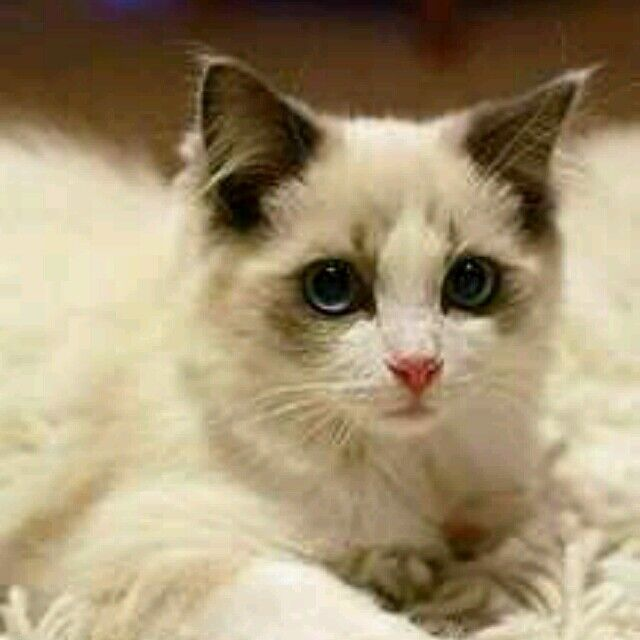
#> input picture WangZhou/0000/wz0000.jpg, 640 x 640 px
$ python insert_num_angle.py
#> lines starting #> are read from the running program, lines starting #| are printed output that depends on the picture
from PIL import Image, ImageDraw, ImageFont


def insert_angle_num(img):
    """
    Insert a num on the right-upper angle,then save the new image.
    :param img:string : filename of an Image object
    """
#> called with img = 'wz0000.jpg'
    with Image.open(img) as im:
#> im is the input picture: PIL image 640x640 RGB; mean R, G, B 163.5, 146.4, 114.5
        width, height = im.size
#> width = 640; height = 640
        draw_image = ImageDraw.Draw(im)
        color = '#ff0000'
        num_font = ImageFont.truetype('consolab.ttf', 100)
        draw_image.text((width - 80, 20), '7', font=num_font, fill=color)
        im.save('new_message.jpg')
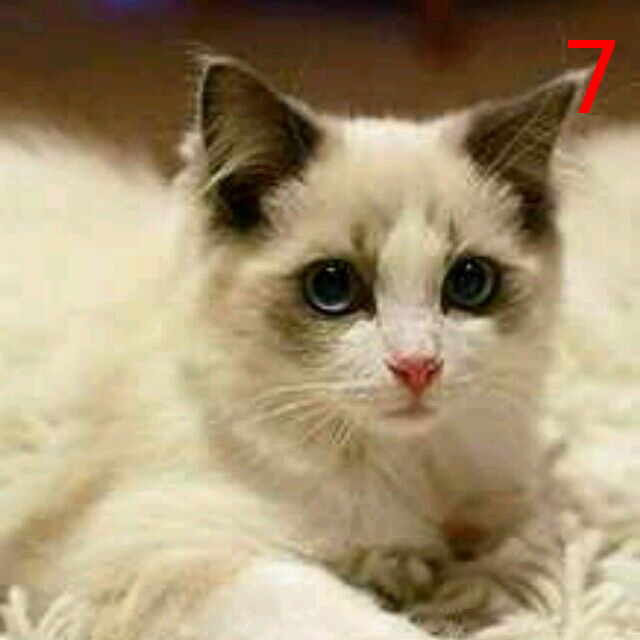
#> saved as new_message.jpg: PIL image 640x640 RGB; mean R, G, B 163.9, 146.3, 114.5


if __name__ == "__main__":
    img = 'wz0000.jpg'
    insert_angle_num(img)
